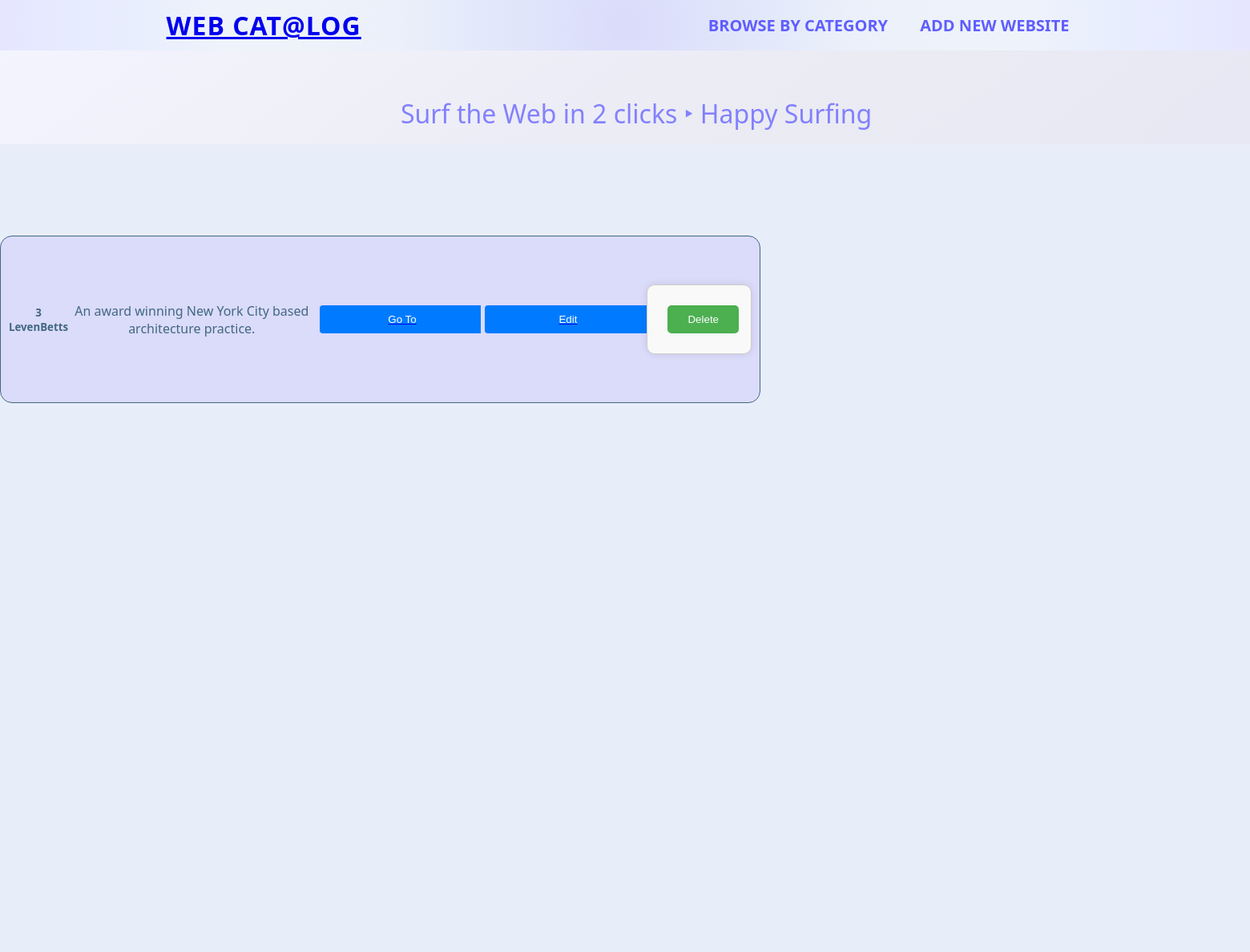
The page / on the database its author committed.
### base/models.py (models this page shows, shortened)
class Website(models.Model):
    name = models.CharField(max_length=100)
    url = models.URLField(max_length=200)
    category = models.ForeignKey(Category, on_delete=models.CASCADE)
    description = models.TextField()

### base/views.py (the view)
# urls.py: path('', views.home, name="home"),
def home(request):
    websites = Website.objects.all()
    context = {'websites': websites}
    return render(request, 'base/home.html', context)

### base/templates/base/home.html (shortened to what this page needs)
{% extends 'main.html' %}
{% block content %}
<div class="main-container">
    <div class="anima">
        <p>Surf the Web in 2 clicks &#8227;  Happy Surfing</p>
    </div>
    <div class="web-container">
        <ul>
        {% for website in websites %}
        <li>
            <h5>{{website.id}} {{website.name}} </h5>
            <p>{{ website.description }}</p>
            <a href="{{ website.url }}" target="_blank"><button>Go To</button></a>
            <a href="{% url 'edit_website' website.id %}"><button>Edit</button></a>
            <form action="{% url 'delete_website' website.id %}" method="post" style="display:inline;">
                <button type="submit">Delete</button>
            </form>
        </li>
        {% endfor %}
        </ul>
    </div>
</div>
{% endblock content %}

### static/style.css (style rules this page uses)
body, h1, h2, p, ul, li, form, label, input, select { margin: 0; padding: 0; }
body { box-sizing: border-box; background-image: linear-gradient(to right bottom, #f5f5ff, #f2f2fc, #f0f0f9, #ededf7, #ebebf4, #eaeaf4, #e8e8f4, #e7e7f4, #e6e6f7, #e6e6fa, #e5e5fc, #e5e4ff); font-family: system-ui, -apple-system, BlinkMacSystemFont, 'Segoe UI', Roboto, Oxygen, Ubuntu, Cantarell, "Open Sans", Arial, sans-serif; }
.web-container { padding-top: 180px; background-color: #e8edfa; color: #406882; display: flex; justify-content: center; align-items: center; height: 100vh; }
.web-container > ul { list-style: none; display: grid; grid-template-columns: repeat(5, 1fr); grid-template-rows: repeat(4, 1fr); gap: 2rem; justify-content: center; }
.web-container > ul > li { background-color: #dbdbfa; padding: 60px 10px; text-align: center; width: 100%; border: 1px solid #406882; border-radius: 15px; display: flex; justify-content: center; align-items: center; transition: font-size 0.3s; }
.web-container > ul > li > a { font-family: system-ui, -apple-system, BlinkMacSystemFont, 'Segoe UI', Roboto, Oxygen, Ubuntu, Cantarell, "Open Sans", Arial, sans-serif; font-size: large; font-style: normal; overflow: hidden; width: 305px; }
.main-container { padding-top: 60px; }
.web-container button { background-color: #007BFF; border: none; border-radius: 4px; color: white; cursor: pointer; margin: 5px; padding: 10px 20px; transition: background-color 0.3s; }
.web-container form { display: inline; }
.anima { color:#605dff; opacity: 75%; padding-left: 500px; padding-top: 60px; width: 100%; height: 60px; font-size: xx-large; background: 50% 100% / 50% 50% no-repeat radial-gradient(ellipse at bottom, #fff, transparent, transparent); -webkit-background-clip: text; background-clip: text; animation: reveal 6000ms ease-in-out forwards 400ms, glow 5000ms linear infinite 4000ms; animation-iteration-count: infinite; }
form { background-color: #f9f9f9; padding: 20px; border: 1px solid #ccc; border-radius: 10px; box-shadow: 0 0 10px rgba(0, 0, 0, 0.1); }
input, button { display: block; margin-bottom: 10px; padding: 10px; width: 100%; border: 1px solid #ccc; border-radius: 5px; }
button[type="submit"] { background-color: #4CAF50; color: #fff; padding: 10px 20px; border: none; border-radius: 5px; cursor: pointer; }

### rows shown on the page
Website: id "3", name "LevenBetts", description "An award winning New York City based architecture practice."
